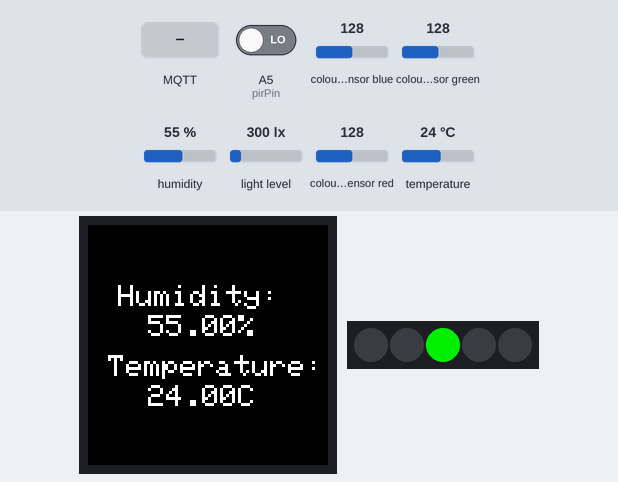
Recording of a sketch running on a simulated Arduino MKR. On the bench: 240×240 colour display, 5 RGB LEDs in strip order, left to right. Inputs (shaded band) come from the test bench; at power-on: humidity 55 %, temperature 24 °C, A5 (pirPin) LOW, colour sensor blue 128, colour sensor green 128, light level 300 lx, colour sensor red 128. WiFi joins after 1.5 s; servers stay silent unless stated; no MQTT or app messages arrive unless stated; what the sketch prints to the serial monitor is not drawn.

Above: at 2.9 s.
3.0 s: MQTT message "5" arrives on the first subscribed topic
At 7.0 s:
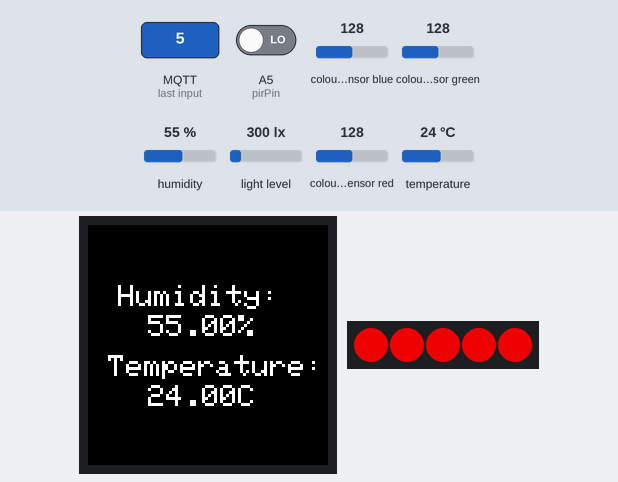
7.1 s: MQTT message "1" arrives on the first subscribed topic
At 10.7 s:
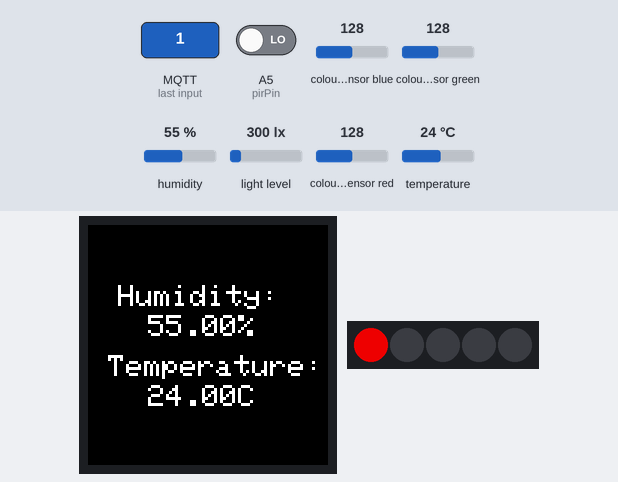
11.2 s: humidity set to 22 %
At 12.3 s:
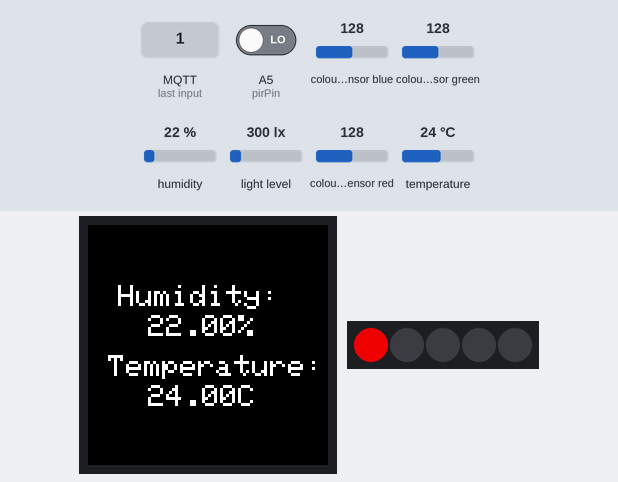
13.4 s: temperature set to 12 °C
At 15.0 s:
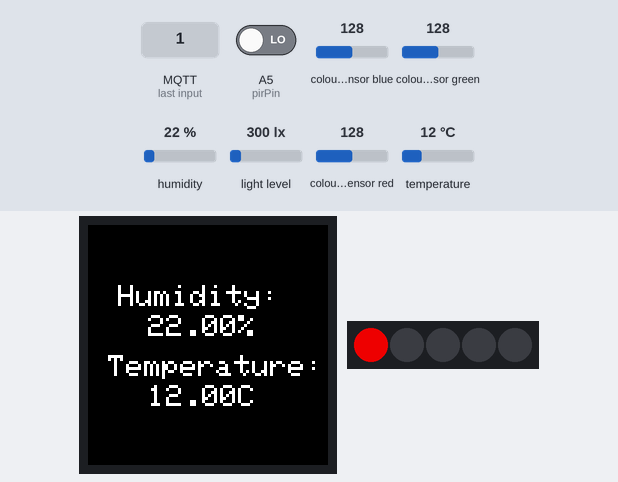
17.5 s: humidity set to 40 %
At 19.4 s:
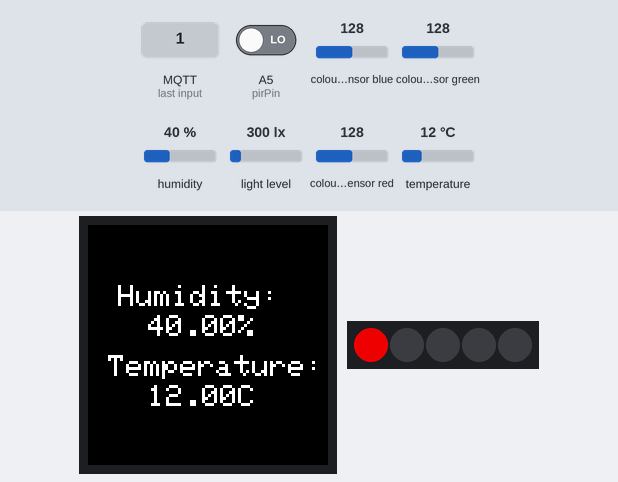
Timing chart, 0 to 20.6 s (numbered marks = the images above; inputs shaded):
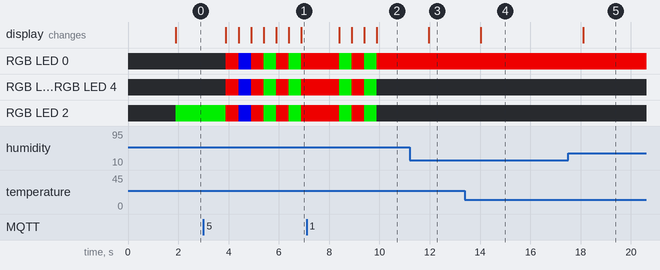

Measured:
- after the input at 3.0 s, RGB LED 0, RGB LED 1: off → RGB(200, 0, 0) after 0.89 s, → RGB(0, 0, 200) 0.50 s later, → RGB(200, 0, 0) 0.50 s later, → RGB(0, 200, 0) 0.50 s later, … (7 changes in this stretch)
- after the input at 7.1 s, RGB LED 0: alternates RGB(200, 0, 0) for 0.50 s and RGB(0, 200, 0) for 0.50 s, 4 changes in all, then stays RGB(200, 0, 0), starting after 1.3 s; RGB LED 1–4: RGB(200, 0, 0) → RGB(0, 200, 0) after 1.3 s, → RGB(200, 0, 0) 0.50 s later, → RGB(0, 200, 0) 0.50 s later, → off 0.50 s later
- after the input at 11.2 s, the display: changes after 0.77 s (image 3)
- after the input at 13.4 s, the display: changes after 0.63 s (image 4)
- after the input at 17.5 s, the display: changes after 0.60 s (image 5)

The sketch:

BusyBathrooms.ino
```cpp
#include <ArduinoMqttClient.h>
#include "Arduino_MKRIoTCarrier.h"
#include <WiFiNINA.h>
#include <WiFiNINA.h>
#include <ArduinoHttpClient.h>
#include <SPI.h>
#include <HTTPClient.h>
#include <Ethernet.h>
#include <EthernetClient.h>
#include <ArduinoJson.h>
#include "arduino_secrets.h"
#include "pitches.h"
MKRIoTCarrier carrier;

// Settable variables
int motionStillAllowance = 20000; //milliseconds of no motion before it is reported
int silentMode = 1; // 1 is silent, 0 is noisy

// SET BATHROOM ID
int bathroomID = 1;

// COMMUNICATIONS
char wifi_ssid[] = SECRET_SSID_WIFI;
char wifi_pass[] = SECRET_PASS_WIFI;  // your network password (use for WPA, or use as key for WEP)
WiFiClient wifiClient;
MqttClient mqttClient(wifiClient);
const char broker[] = "165.22.31.23";
int port = 1883;
const char topicOccupation[] = "occupancy";
const char topicTemp[] = "sensors/temperature";
const char topicHumi[] = "sensors/humidity";
const char topicLight[] = "sensors/light";
const char topicQueueSize[] = "queue/size";
DynamicJsonDocument doc(1024);

//set interval for sending messages (milliseconds)
const long interval = 1000;

// PIR
int pirPin = A5;
int state = LOW;  // we start with assuming no motion detected
int pirVal = 0;   // variable for reading the pin status
int calibrationTime = 30;

// VARIABLE DECLARATIONS
int light = 0;
int lightPrev = 0;
float temp = 0;
float tempPrev = 0;
float humi = 0;
float humiPrev = 0;
uint32_t colorRed = carrier.leds.Color(200, 0, 0);
uint32_t colorGreen = carrier.leds.Color(0, 200, 0);
uint32_t colorBlue = carrier.leds.Color(0, 0, 200);
uint32_t colorNone = carrier.leds.Color(0, 0, 0);
int timeSinceMotion = 0;
int tempAdjust = 0; // Sometimes the temperature just keeps rising, probably due to heating of the arduino...

// MUSIC
int noteDurations[] = {
  4, 8, 8, 4, 4, 4, 4, 4
};
int finalMelody[] = {
  NOTE_E6, NOTE_G6, NOTE_E7, NOTE_C7, NOTE_D7, NOTE_G7, NOTE_E7, NOTE_G6
};
int celebrationMelody[] = {
  NOTE_C4, NOTE_G3, NOTE_G3, NOTE_A3, NOTE_G3, 0, NOTE_B3, NOTE_C4
};

// FUNCTION DECLARATION
void wifiConnect();
void mqttConnect();
void display_temp_humidity(float temp, float hum);
void addToQueue();
void pubMQTT(float value, const char topic[]);
void pubMQTT(int value, const char topic[]);
void playCelebrationMelody();
void calibrateSensor();
void pubMQTTJSON(float value, const char topic[], const char sensor[]);

void setup() {
  pinMode(pirPin, INPUT);
  Serial.begin(9600);
  while (!Serial);
  CARRIER_CASE = true;
  carrier.begin();
  Serial.println("==========================================");
  if(silentMode){
    Serial.println("Application is in silent mode");
  }
  else{
    Serial.println("Application is NOT in silent mode");
  }
  // calibrateSensor();
  wifiConnect();
  mqttConnect();
  // set the message receive callback
  mqttClient.onMessage(onMqttMessage);
  mqttClient.subscribe(topicQueueSize);
  carrier.leds.fill(colorGreen, 2, 1);
  carrier.leds.show();
}

void loop() {
  // avoid disconnect
  mqttClient.poll();

  // sensor readings
  int none = 0;
  if (carrier.Light.colorAvailable()) {
    carrier.Light.readColor(none, none, none, light);
  }
  pirVal = digitalRead(pirPin);
  temp = carrier.Env.readTemperature() - tempAdjust;  //reads temperature
  humi = carrier.Env.readHumidity();     //reads humidity
  humi = carrier.Env.readHumidity();     //reads airQuality
  if (abs(temp - tempPrev) >= 0.5) {
    tempPrev = temp;
    pubSensorData(temp, topicTemp, "temperature");
    display_temp_humidity(temp, humi);
  }
  if (abs(humi - humiPrev) >= 0.5) {
    humiPrev = humi;
    pubSensorData(humi, topicHumi, "humidity");
    display_temp_humidity(temp, humi);
  }
  if (abs(light - lightPrev) >= 50 || lightPrev == 0 & light != 0) {
    lightPrev = light;
    pubSensorData(light, topicLight, "light");
  }
  motionDetection(pirVal);
  delay(interval);
}

void display_temp_humidity(float temp, float hum) {
  carrier.display.fillScreen(ST77XX_BLACK);    //black background
  carrier.display.setTextColor(ST77XX_WHITE);  //white text
  carrier.display.setTextSize(3);              //medium sized text

  carrier.display.setCursor(30, 60);     //sets position for printing (x and y)
  carrier.display.println("Humidity:");  //prints text
  carrier.display.setCursor(60, 90);     //sets position for printing (x and y)
  carrier.display.print(humi);           //prints a variable
  carrier.display.println("%");          //prints text

  carrier.display.setCursor(20, 130);       //sets position for printing (x and y)
  carrier.display.println("Temperature:");  //prints text
  carrier.display.setCursor(60, 160);       //sets position for printing (x and y)
  carrier.display.print(temp);              //prints a variable
  carrier.display.println("C");             //prints text
}

void pubSensorData(float data, const char topic[], const char sensor[]) {
  doc["bathroomID"] = bathroomID;
  doc["data"] = data;
  doc["sensor"] = sensor;
  char out[128];
  serializeJson(doc, out);
  mqttClient.beginMessage(topic);
  mqttClient.print(out);
  mqttClient.endMessage();
  Serial.print("Published: ");
  Serial.println(out);
}

void pubSensorData(int data, const char topic[], const char sensor[]) {
  doc["bathroomID"] = bathroomID;
  doc["data"] = data;
  doc["sensor"] = sensor;
  char out[128];
  serializeJson(doc, out);
  mqttClient.beginMessage(topic);
  mqttClient.print(out);
  mqttClient.endMessage();
  Serial.print("Published: ");
  Serial.println(out);
}

void pubOccupiedStatus(int occupied){
  // 0 = free, 1 = occupied
  doc["bathroomID"] = bathroomID;
  doc["occupancy"] = occupied;
  char out[128];
  serializeJson(doc, out);
  mqttClient.beginMessage(topicOccupation);
  mqttClient.print(out);
  mqttClient.endMessage();
  Serial.print("Published: ");
  Serial.println(out);
}

void updateQueueSize(int n) {
  if (n > 4) {
    n = 5;
    if(!silentMode){
      carrier.Buzzer.sound(200);
    }
    carrier.leds.fill(colorRed, 0, 5);
    carrier.leds.show();
    delay(500);
    carrier.leds.fill(colorBlue, 0, 5);
    carrier.leds.show();
    delay(500);
    if(!silentMode){
      carrier.Buzzer.noSound();
    }
  }
  if(n == 0){
    bathroomReset();
  }
  else{
    // Flash with lights
    carrier.leds.fill(colorRed, 0, 5);
    carrier.leds.show();
    delay(500);
    carrier.leds.fill(colorGreen, 0, 5);
    carrier.leds.show();
    delay(500);
    carrier.leds.fill(colorRed, 0, 5);
    carrier.leds.show();
    delay(500);
    carrier.leds.fill(colorGreen, 0, 5);
    carrier.leds.show();
    delay(500);
    carrier.leds.fill(colorNone, 0, 5);
    carrier.leds.show();
    carrier.leds.fill(colorRed, 0, n);
    carrier.leds.show();
  }
}

void wifiConnect() {
  Serial.print("Connecting to WIFI (SSID): ");
  Serial.print(wifi_ssid);
  while (WiFi.begin(wifi_ssid, wifi_pass) != WL_CONNECTED) {
    Serial.print(".");
    delay(1000);
  }
  Serial.println(" done");
  Serial.println("WIFI connected.");
}

void mqttConnect() {
  Serial.print("Connecting to MQTT broker: ");
  Serial.println(broker);
  mqttClient.setUsernamePassword(MQTT_USERNAME, MQTT_PASSWORD);
  if (!mqttClient.connect(broker, port)) {
    Serial.print("MQTT connection failed! Error code = ");
    Serial.println(mqttClient.connectError());
    while (1)
      ;  // Stop the program from doing anything useful...
  }
  Serial.println("MQTT broker connected.");
}

void motionDetection(int pirVal) {
  if (pirVal == HIGH) {  // There is motion
    timeSinceMotion = 0;
    if (state == LOW) {  // Used to be no motion
      Serial.println("MOTION DETECTED!!--------------------------------");
      delay(50);
      pubOccupiedStatus(1);
      if(!silentMode){
        carrier.Buzzer.sound(100);
        delay(1000);
        carrier.Buzzer.noSound();
      }
      state = HIGH;  // For the next time instant, motion has already been detected
    }
  } else {                // There is no motion
    if (state == HIGH) {  // Used to be motion
      if (timeSinceMotion == 0) {
        timeSinceMotion = millis();
        delay(500);
      }
      if ((millis() - timeSinceMotion) >= motionStillAllowance - 6000) {  // +6 seconds for the PIR hardware
        Serial.println("MOTION ENDED!------------------------------------");
        delay(50);
        pubOccupiedStatus(0);
        if(!silentMode){
          carrier.Buzzer.sound(100);
          delay(2000);
          carrier.Buzzer.noSound();
        }
        state = LOW;
        timeSinceMotion = 0;
      }
    }
  }
}

void onMqttMessage(int messageSize) {
  char readChar;
  int readInt = 0;
  // In the proposed solution we only subscribe to the queue-size topic...
  // So the if serves as an extra check.
  if(mqttClient.messageTopic() == topicQueueSize){
    while (mqttClient.available()) {
      readChar = ((char)mqttClient.read());
      readInt = readChar - '0';  // convert char to int
    }
    updateQueueSize(readInt);
  }
}

void bathroomReset() {
  for (int thisNote = 0; thisNote < 8; thisNote++) {
    int noteDuration = 1000 / noteDurations[thisNote];
    if(!silentMode){
      carrier.Buzzer.sound(finalMelody[thisNote]);
    }
    carrier.leds.fill(colorBlue, 0, 5);
    carrier.leds.show();
    delay(noteDuration / 3);
    carrier.leds.fill(colorGreen, 0, 5);
    carrier.leds.show();
    delay(noteDuration / 3);
    carrier.leds.fill(colorBlue, 0, 5);
    int pauseBetweenNotes = noteDuration * 1.0;
    delay(noteDuration / 3);
    carrier.leds.fill(colorGreen, 0, 5);
    carrier.leds.show();
    delay(pauseBetweenNotes);
    carrier.leds.show();
    if(!silentMode){
      carrier.Buzzer.noSound();
    }
  }
  carrier.leds.fill(colorNone, 0, 5);
  carrier.leds.show();
  carrier.leds.fill(colorGreen, 2, 1);
  carrier.leds.show();
}

void playCelebrationMelody() {
  // Playing a song
  for (int thisNote = 0; thisNote < 8; thisNote++) {

    int noteDuration = 1000 / noteDurations[thisNote];
    carrier.Buzzer.sound(celebrationMelody[thisNote]);
    delay(noteDuration);
    int pauseBetweenNotes = noteDuration * 1.0;
    delay(pauseBetweenNotes);
    carrier.Buzzer.noSound();
  }
}
```

arduino_secrets.h
```cpp
#define SECRET_SSID_WIFI ""
#define SECRET_PASS_WIFI ""

#define MQTT_USERNAME "hallvard"
#define MQTT_PASSWORD "HallvardPass3"
```

pitches.h
```cpp
/*************************************************
   Public Constants
 *************************************************/

#define NOTE_B0  31
#define NOTE_C1  33
#define NOTE_CS1 35
#define NOTE_D1  37
#define NOTE_DS1 39
#define NOTE_E1  41
#define NOTE_F1  44
#define NOTE_FS1 46
#define NOTE_G1  49
#define NOTE_GS1 52
#define NOTE_A1  55
#define NOTE_AS1 58
#define NOTE_B1  62
#define NOTE_C2  65
#define NOTE_CS2 69
#define NOTE_D2  73
#define NOTE_DS2 78
#define NOTE_E2  82
#define NOTE_F2  87
#define NOTE_FS2 93
#define NOTE_G2  98
#define NOTE_GS2 104
#define NOTE_A2  110
#define NOTE_AS2 117
#define NOTE_B2  123
#define NOTE_C3  131
#define NOTE_CS3 139
#define NOTE_D3  147
#define NOTE_DS3 156
#define NOTE_E3  165
#define NOTE_F3  175
#define NOTE_FS3 185
#define NOTE_G3  196
#define NOTE_GS3 208
#define NOTE_A3  220
#define NOTE_AS3 233
#define NOTE_B3  247
#define NOTE_C4  262
#define NOTE_CS4 277
#define NOTE_D4  294
#define NOTE_DS4 311
#define NOTE_E4  330
#define NOTE_F4  349
#define NOTE_FS4 370
#define NOTE_G4  392
#define NOTE_GS4 415
#define NOTE_A4  440
#define NOTE_AS4 466
#define NOTE_B4  494
#define NOTE_C5  523
#define NOTE_CS5 554
#define NOTE_D5  587
#define NOTE_DS5 622
#define NOTE_E5  659
#define NOTE_F5  698
#define NOTE_FS5 740
#define NOTE_G5  784
#define NOTE_GS5 831
#define NOTE_A5  880
#define NOTE_AS5 932
#define NOTE_B5  988
#define NOTE_C6  1047
#define NOTE_CS6 1109
#define NOTE_D6  1175
#define NOTE_DS6 1245
#define NOTE_E6  1319
#define NOTE_F6  1397
#define NOTE_FS6 1480
#define NOTE_G6  1568
#define NOTE_GS6 1661
#define NOTE_A6  1760
#define NOTE_AS6 1865
#define NOTE_B6  1976
#define NOTE_C7  2093
#define NOTE_CS7 2217
#define NOTE_D7  2349
#define NOTE_DS7 2489
#define NOTE_E7  2637
#define NOTE_F7  2794
#define NOTE_FS7 2960
#define NOTE_G7  3136
#define NOTE_GS7 3322
#define NOTE_A7  3520
#define NOTE_AS7 3729
#define NOTE_B7  3951
#define NOTE_C8  4186
#define NOTE_CS8 4435
#define NOTE_D8  4699
#define NOTE_DS8 4978
```

Source omitted: unused.ino (8418 bytes)
